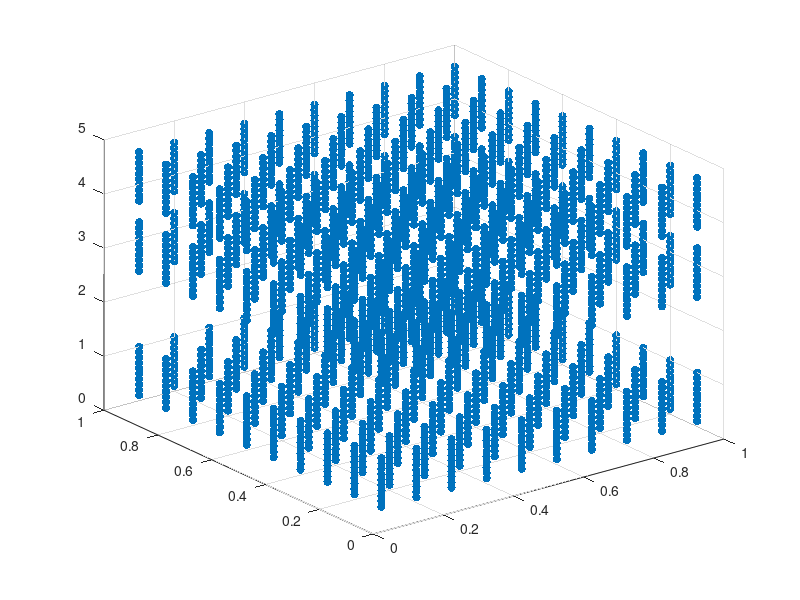

Write the MATLAB code that produced this figure. (Note: this script raises an error after producing the figure.)
close all;
clear all;
A=zeros(1000,3);
for i=1:10
    for j=1:10
            for k=1:10
                A((i-1)*100+(j-1)*10+k,1) = i/10;
                A((i-1)*100+(j-1)*10+k,2) = j/10;
                A((i-1)*100+(j-1)*10+k,3)= k/10;
            end
    end
end

B=zeros(1000,3);
for i=1:10
    for j=1:10
        for k=1:10
            B((i-1)*100+(j-1)*10+k,1) = i/10;
            B((i-1)*100+(j-1)*10+k,2) = j/10;
            B((i-1)*100+(j-1)*10+k,3)=  k/10+2.3;
        end
    end
end
 
%2.3, 3.6

C=zeros(1000,3);
for i=1:10
    for j=1:10
        for k=1:10
            C((i-1)*100+(j-1)*10+k,1) = i/10;
            C((i-1)*100+(j-1)*10+k,2) = j/10;
            C((i-1)*100+(j-1)*10+k,3) = k/10+3.6;
        end
    end
end


 X=vertcat(A,B,C);
 figure; 
 scatter3(X(:,1),X(:,2),X(:,3),[],'filled');
 
 X=horzcat(X,zeros(3000,196));
 

 [Q,R] = qr(randn(199));
 X=X*Q;
 X=horzcat(X,zeros(3000,1));
 for i=1:3
     for j=1:1000
         X((i-1)*1000 + j,200) = i/10;
     end
 end

 
 
addpath(genpath('/Users/shukunzhang/Desktop/Research/annavlittle-llpd_code-5d8ee720b9f2/LLPD_SpectralClustering'));

 SetDefaultParameters 
 DenoisingOpts.Method='None';
 LLPDopts.KNN = 100; %Number of nearest neighbors in underlying graph
 SpectralOpts.SigmaScaling = 'Automatic';

 SpatialReg.UseReg = 1;
 SpatialReg.Width = 60;
 SpatialReg.Height = 50;
 SpatialReg.Sigma = 10000;
 
%  ComparisonOpts.RunEucSC = 1;
%  ComparisonOpts.EucSCSigmaScaling = 'Automatic'; 
% 
% 
% 
% 
  GeneralScript_LLPD_SC
  figure;
  %scatter3(X(:,1),X(:,2),X(:,3),[],Labels_EuclideanSC_FullData,'filled');
  %figure;
  scatter3(X(:,1),X(:,2),X(:,3),[],Labels_LLPD_SC_FullData,'filled');
 % imagesc(reshape(Labels_LLPD_SC_FullData,50,50));
%
